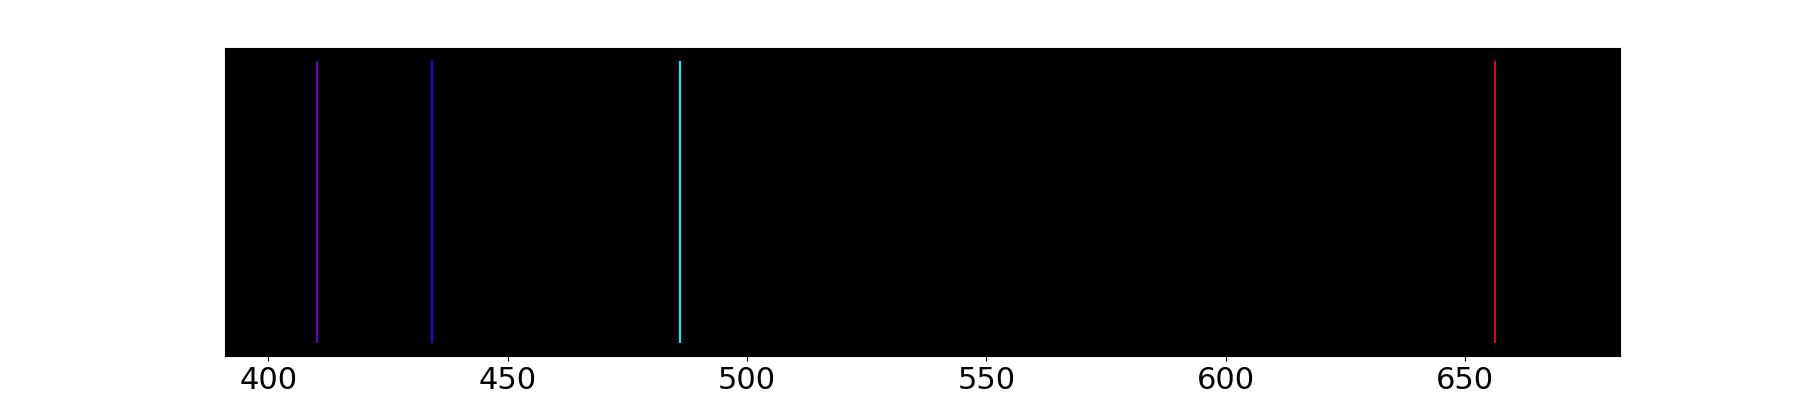

This figure's Python source:
# -*- coding: utf-8 -*-

#----------------------------------------------------#
#-                                                  -#
#-                Bogdan Polvanov                   -#
#-                 Project Euler                    -#
#-                    Lab  H2                       -#
#-                                                  -#
#----------------------------------------------------#

from PIL import Image
import numpy as np
import matplotlib.pyplot as plt
from matplotlib import rcParams



rcParams["font.size"] = "22"
fig1 = plt.figure(facecolor='white', figsize=(18, 4))
ax1 = plt.axes(frameon=True)
ax1.set_facecolor('black')
ax1.get_xaxis().tick_bottom()
ax1.tick_params(colors='black')
ax1.yaxis.set_visible(False)
plt.ylabel("...", labelpad=15)

plt.plot([669.1]*2,[0,10], color ='black')
plt.plot([656.3]*2,[0,10], color =((239/255,0,0,255/255)))
plt.plot([486.1]*2,[0,10], color =((0,238/255,255/255,255/255)))
plt.plot([434.1]*2,[0,10], color =((37/255,0,240/250,255/255)))
plt.plot([410.2]*2,[0,10], color =((103/255,0,181/255,255/255)))
plt.plot([404.2]*2,[0,10], color ='black')

plt.savefig('/home/bohdan/lab_Atomca/H2/Igor_lb/image/H2.png')
        

404
plt.show()
